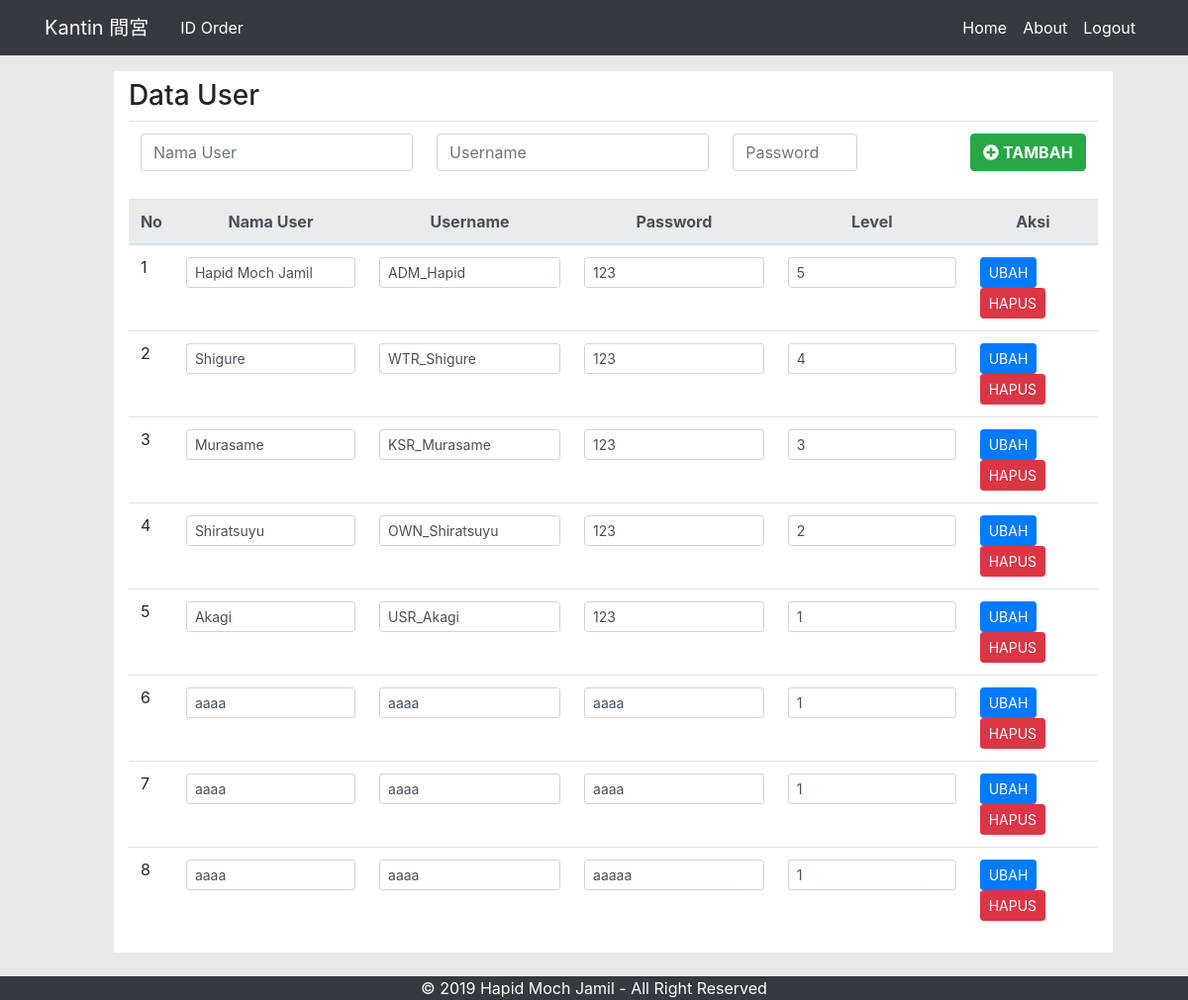
Screenshot of /index.php/data/dataUser with the database file from the repository.
### tables this page shows
CREATE TABLE `user` (
  `id_user` int(11) NOT NULL,
  `nama_user` varchar(50) NOT NULL,
  `username` varchar(16) NOT NULL,
  `password` varchar(16) NOT NULL,
  `id_level` int(11) NOT NULL DEFAULT '1'
);

### application/controllers/Data.php (called while the page is built, shortened)
<?php
class Data extends CI_Controller{
    public function __construct(){
        $this->load->model('User_Model');
        $this->load->model('Order_Model');
        $this->load->model('Masakan_Model');
        $this->load->model('Transaksi_Model');
    }
    public function dataUser(){
        $data['status_order'] = $this->Order_Model->setIdOrder();
        $data['allUser'] = $this->User_Model->getUser();
        $this->load->view('tmpl/header');
        $this->load->view('tmpl/navbar', $data);
        $this->load->view('data/data-user', $data);
        $this->load->view('tmpl/footer');
    }
}

### index.php (called while the page is built, shortened)
<?php
require_once BASEPATH.'core/CodeIgniter.php';

### application/models/User_Model.php (called while the page is built, shortened)
<?php
class User_Model extends CI_Model{
    public function getUser(){
        return $this->db->get('user')->result();
    }
}

### application/views/data/data-user.php (the view, shortened to what this page needs)
<div class="container pt-5 mt-3">
    <div class="row justify-content-center ml-4 pb-5">
        <div class="col-md-11 bg-white mt-2 pt-2 pb-1">
            <h3>Data User</h3>
            <?= form_open('Data/createUser') ?>
            <table class="table table-inverse table-hover">
                <tbody>
                    <tr>
                        <td><input type="text" class="form-control" name="nama_user" id="nama_user" placeholder="Nama User"></td>
                        <td><input type="text" class="form-control" name="username" id="username" placeholder="Username"></td>
                        <td width="150px"><input type="password" class="form-control" name="password" id="password" placeholder="Password"></td>
                        <?php if($this->session->userdata('level') == 5): ?>
                        <td width="90px"><input type="text" class="form-control" name="level" id="level" placeholder="Level"></td>
                        <?php else: ?>
                        <td width="90px"><input type="hidden" class="form-control" name="level" id="level" value="1"></td>
                        <?php endif ?>
                        <td><button type="submit" class="btn btn-success"><i class="fas fa-plus-circle fa-1x"></i><b> TAMBAH</b></button></td>
                    </tr>
                </tbody>
            </table>
            <?= form_close() ?>
            <table class="table table-responsive table-hover">
                <thead class="thead-light text-center">
                    <tr>
                        <th>No</th>
                        <th>Nama User</th>
                        <th>Username</th>
                        <th>Password</th>
                        <th>Level</th>
                        <th>Aksi</th>
                    </tr>
                    </thead>
                    <tbody>
                        <tr>
                        <?php
                            $no = 1;
                            foreach($allUser as $user):
                            echo form_open('Data/updateUser');
                        ?>
                            <td scope="row"><?= $no++ ?></td>
                            <td><input name="nama_user" type="text" value="<?= $user->nama_user ?>" class="form-control form-control-sm w-100"></td>
                            <td><input name="username" type="text" value="<?= $user->username ?>" class="form-control form-control-sm"></td>
                            <td><input name="password" type="text" value="<?= $user->password ?>" class="form-control form-control-sm"></td>
                            <td><input name="id_level" type="text" value="<?= $user->id_level ?>" class="form-control form-control-sm"></td>
                            <td>
                            <input type="submit" class="btn btn-sm btn-primary" value="UBAH">
                            <a href="<?= base_url('Data/deleteUser/').$user->id_user ?>" class="btn btn-sm btn-danger">HAPUS</a>
                            </td>
                        </tr>
                        <?php
                            echo form_close();
                            endforeach
                        ?>
                    </tbody>
            </table>
<div class="row fixed-bottom justify-content-center mb-3">
    <div class="col-md-6">
    </div>
</div>
        </div>
    </div>
</div>

### assets/css/style.css (style rules this page uses)
body { background-color: #E7EAED; }

### rows the page displays
user: nama_user "Hapid Moch Jamil", username "ADM_Hapid", password "123", id_level "5"
user: nama_user "Shigure", username "WTR_Shigure", password "123", id_level "4"
user: nama_user "Murasame", username "KSR_Murasame", password "123", id_level "3"
user: nama_user "Shiratsuyu", username "OWN_Shiratsuyu", password "123", id_level "2"
user: nama_user "Akagi", username "USR_Akagi", password "123", id_level "1"
user: nama_user "aaaa", username "aaaa", password "aaaa", id_level "1"
user: nama_user "aaaa", username "aaaa", password "aaaa", id_level "1"
user: nama_user "aaaa", username "aaaa", password "aaaaa", id_level "1"
